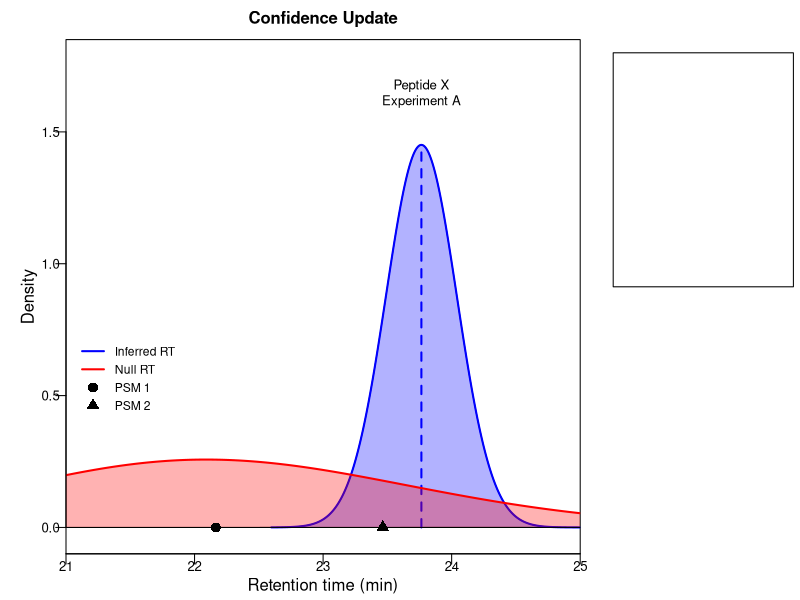

R code for this plot: (Note: this script raises an error after producing the figure.)
library(tidyverse)
library(gridExtra)
library(grid)
library(gtable)

## Peptide Update ------

pdf(file='manuscript/Figs/confidence_update_v2.pdf', width=3.5, height=3)

layout(rbind(c(1, 1, 1, 1, 1, 1, 2, 2),
             c(1, 1, 1, 1, 1, 1, 3, 3)))

par(mgp=c(3, 0.5, 0),
    mar=c(2,5,1.5,1.5),
    pin=c(2,2),
    cex.lab=1.2, cex.axis=1.2, cex.main=1.5,
    xaxs='i', yaxs='i', las=1,
    pty='s')

plot(0, 0,
     xlim=c(21, 25), ylim=c(-0.1, 1.85),
     xaxt='n', yaxt='n',
     #xlab="Retention Time (min)", ylab="Density",
     #main='Confidence Update',
     xlab=NA, ylab=NA)

mu <- 25.01534
exp <- 0.95

denx <- seq(21, 25, length.out=1000)
dist_sd <- 0.275
polygon(denx, dnorm(denx, mean=mu*exp, sd=dist_sd), 
        col=rgb(0, 0, 1, 0.3))
lines(denx[400:1000], dnorm(denx[400:1000], mean=mu*exp, sd=dist_sd), col='blue', lwd=2)

segments(x0=mu*exp,x1=mu*exp,
         y0=0,y1=dnorm(mu*exp, mean=mu*exp, sd=dist_sd),
         col='blue', lwd=2, lty=2)
abline(h=0, col='black')

# null distribution
polygon(c(21,denx,25), c(0,(dlnorm(denx, meanlog=3.1, sdlog=0.07) * 1),0), 
        col=rgb(1, 0, 0, 0.3), border=NA)
lines(denx, dlnorm(denx, meanlog=3.1, sdlog=0.07) * 1, col='red', lwd=2)

# points
x1 <- mu*exp-1.6
x2 <- mu*exp-0.3
points(c(x1, x2),rep(0,2), pch=c(16, 17), col='black', cex=2)

text(x=mu*exp,y=1.65, labels="Peptide X\nExperiment A", font=1, cex=1.2)

axis(side=1, tck=-0.02, padj=0)
axis(side=2, tck=-0.02, padj=0.5)

mtext('Confidence Update', 3, line=1, cex=1, font=2)
mtext('Retention time (min)', 1, line=2, cex=1)
mtext('Density', 2, line=2.25, cex=1, las=3)

legend(x=21.1, y=0.4, xjust=0, yjust=0,
       c("Inferred RT", "Null RT", "PSM 1", "PSM 2"), pch=c(NA, NA, 16, 17),
       col=c("blue", "red", "black", "black"), lty=c(1, 1, NA, NA), lwd=c(2, 2, 5, 5),
       bty='n', cex=1.1, pt.cex=2, x.intersp=1, y.intersp=1.25,
       adj=c(0, 0.5), inset=c(0.1,0))

par(mar=c(1, 1, 4, 0.5),
    pty='m')

plot(0, 0, type='n',
     xlim=c(0, 2.75), ylim=c(0, 3.5),
     xlab=NA, ylab=NA,
     xaxs='i', yaxs='i',
     xaxt='n', yaxt='n')

barplot(-log10(c(5e-2, 0.3)), width=1, space=0.25, add=T,
        col=c(av[1], av[2]),
        xaxt='n', yaxt='n')

mtext('PSM 1', 3, line=0.2, cex=0.8)
mtext('ID Confidence', 2, line=0.5, cex=1, at=-0.5, las=3)

par(mar=c(4, 1, 1, 0.5),
    pty='m')

plot(0, 0, type='n',
     xlim=c(0, 2.75), ylim=c(0, 3.5),
     xlab=NA, ylab=NA,
     xaxs='i', yaxs='i',
     xaxt='n', yaxt='n')

barplot(-log10(c(5e-2, 1e-3)), width=1, space=0.25, add=T,
        col=c(av[1], av[2]),
        xaxt='n', yaxt='n')

par(xpd=T)
legend(x=-0.5, y=0, c('Spectra', 'DART-ID'), 
       pch=15, pt.cex=2, cex=1.1, col=c(av[1], av[2]),
       y.intersp=1, bty='n')

mtext('PSM 2', 3, line=0.2, cex=0.8)

dev.off()
